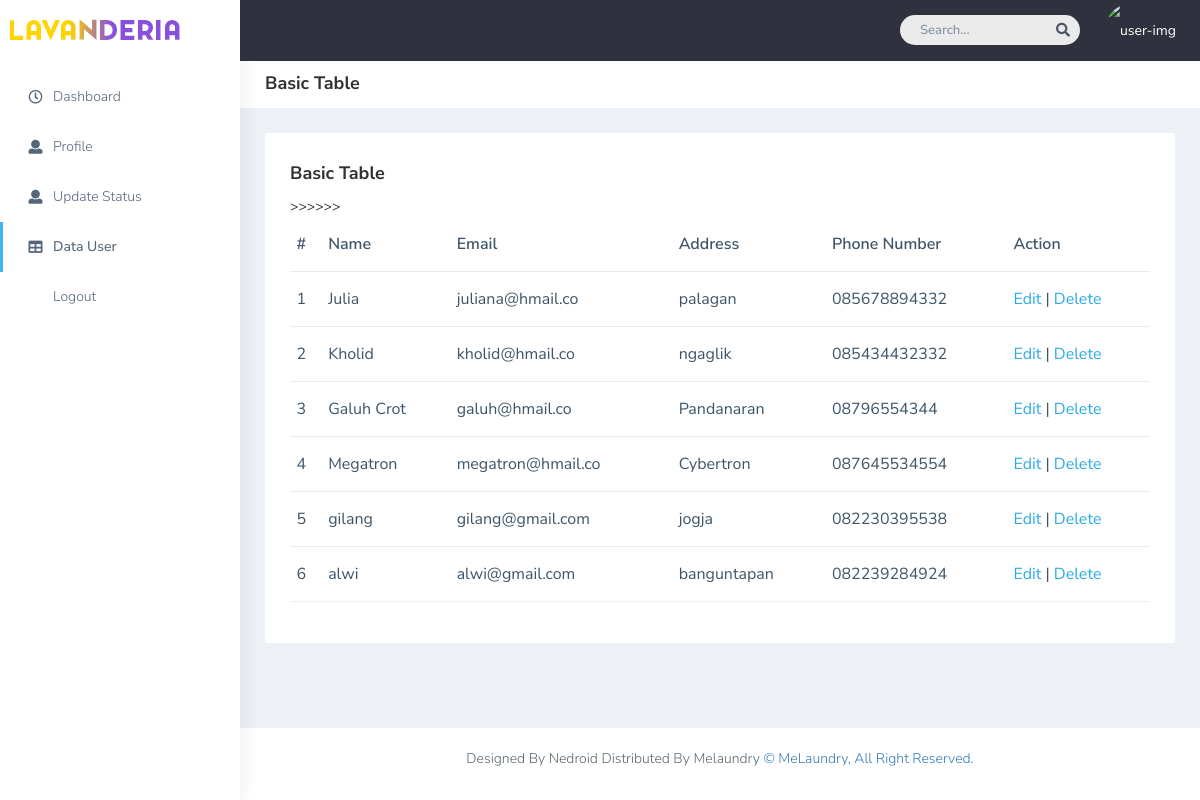
The app's page /adminn/basic-table.php with its own data.
### tables this page shows
CREATE TABLE `users` (
  `user_id` int(11) NOT NULL,
  `password` varchar(255) DEFAULT NULL,
  `email` varchar(255) DEFAULT NULL,
  `role` enum('admin','courier','customer') DEFAULT NULL,
  `name` varchar(255) DEFAULT NULL,
  `phn_num` varchar(20) DEFAULT NULL,
  `address` varchar(255) DEFAULT NULL,
  `image` varchar(200) NOT NULL
);

### adminn/basic-table.php (the view, shortened to what this page needs)
<?php
include '../koneksi.php';
?>
<!DOCTYPE html>
<html dir="ltr" lang="en">
  <head>
    <link href="css/style.min.css" rel="stylesheet" />
  </head>
  <body>
    <div
      id="main-wrapper"
      data-layout="vertical"
      data-navbarbg="skin5"
      data-sidebartype="full"
      data-sidebar-position="absolute"
      data-header-position="absolute"
      data-boxed-layout="full"
    >
      <header class="topbar" data-navbarbg="skin5">
        <nav class="navbar top-navbar navbar-expand-md navbar-dark">
          <div class="navbar-header" data-logobg="skin6">
            <a class="navbar-brand" href="../index.php">
              <b class="logo-icon">
                <img src="Logo.png" alt="homepage" />
              </b>
            </a>
          </div>
          <div
            class="navbar-collapse collapse"
            id="navbarSupportedContent"
            data-navbarbg="skin5"
          >
            <ul class="navbar-nav ms-auto d-flex align-items-center">
              <li class="in">
                <form role="search" class="app-search d-none d-md-block me-3">
                  <input
                    type="text"
                    placeholder="Search..."
                    class="form-control mt-0"
                  />
                  <a href="" class="active">
                    <i class="fa fa-search"></i>
                  </a>
                </form>
              </li>
              <li>
                <a class="profile-pic" href="#">
                <img
                src="../img/<?php echo $image; ?>"
                    alt="user-img"
                    width="38px"
                    height="38px"
                    class="img-circle"
                  /><span class="text-white font-medium"><?php echo $name; ?></span>
                  </a
                >
              </li>
            </ul>
          </div>
        </nav>
      </header>
      <aside class="left-sidebar" data-sidebarbg="skin6">
        <div class="scroll-sidebar">
          <nav class="sidebar-nav">
            <ul id="sidebarnav">
              <li class="sidebar-item pt-2">
                <a
                  class="sidebar-link waves-effect waves-dark sidebar-link"
                  href="dashboard.php"
                  aria-expanded="false"
                >
                  <i class="far fa-clock" aria-hidden="true"></i>
                  <span class="hide-menu">Dashboard</span>
                </a>
              </li>
              <li class="sidebar-item">
                <a
                  class="sidebar-link waves-effect waves-dark sidebar-link"
                  href="profile.php"
                  aria-expanded="false"
                >
                  <i class="fa fa-user" aria-hidden="true"></i>
                  <span class="hide-menu">Profile</span>
                </a>
              </li>
              <li class="sidebar-item">
                <a
                  class="sidebar-link waves-effect waves-dark sidebar-link"
                  href="update_status.php"
                  aria-expanded="false"
                >
                  <i class="fa fa-user" aria-hidden="true"></i>
                  <span class="hide-menu">Update Status</span>
                </a>
              </li>
              <li class="sidebar-item">
                <a
                  class="sidebar-link waves-effect waves-dark sidebar-link"
                  href="basic-table.php"
                  aria-expanded="false"
                >
                  <i class="fa fa-table" aria-hidden="true"></i>
                  <span class="hide-menu">Data User</span>
                </a>
              </li>
              <li class="sidebar-item">
                <a
                  class="sidebar-link waves-effect waves-dark sidebar-link"
                  href="../controller_logout.php"
                  aria-expanded="false"
                >
                  <span class="hide-menu">Logout</span>
                </a>
              </li>
            </ul>
          </nav>
        </div>
      </aside>
      <div class="page-wrapper">
        <div class="page-breadcrumb bg-white">
          <div class="row align-items-center">
            <div class="col-lg-3 col-md-4 col-sm-4 col-xs-12">
              <h4 class="page-title">Basic Table</h4>
            </div>
          </div>
        </div>
        <div class="container-fluid">
          <div class="row">
            <div class="col-sm-12">
              <div class="white-box">
                <h3 class="box-title">Basic Table</h3>
                <div class="table-responsive">
                  <table class="table text-nowrap">
                    <thead>
                      <tr>
                        <th class="border-top-0">#</th>
                        <th class="border-top-0">Name</th>
                        <th class="border-top-0">Email</th>
                        <th class="border-top-0">Address</th>
                        <th class="border-top-0">Phone Number</th>
                        <th class="border-top-0">Action</th>
                      </tr>
                    </thead>
                    <tbody>
                    <?php
                    $sql = "SELECT * from users";
                    $hasil = $koneksi->query($sql);
    if ($hasil->num_rows > 0) {
       while ($baris = $hasil->fetch_assoc()) {
                       $id = $baris['user_id'];
                       $name = $baris['name'];
                       $email =$baris['email'];
                       $address = $baris['address'];
                       $phone = $baris['phn_num'];
                       echo "<tr><td>$id</td>";
                       echo "<td>$name </td><td>$email</td><td> $address</td>><td>$phone</td><td> <a href='ubahdepartemen.php?id=$id'>Edit</a> | "; ?>
             <a href="hapususer.php?id=<?php echo $id; ?>" onClick="return confirm('Anda yakin akan mengapus data ini?');">Delete</a></td></tr>
                    </tbody>
                    <?php
       }
       echo "</table>";
    } else {
            echo "Data tidak ditemukan";
    }
?>
                </div>
              </div>
            </div>
          </div>
        </div>
        <footer class="footer text-center">
          Designed By Nedroid Distributed By Melaundry
          <a href="https://www.wrappixel.com/"
            >© MeLaundry, All Right Reserved.</a
          >
        </footer>
      </div>
    </div>
  </body>
</html>

### records on screen
users: user_id "1", name "Julia", email "juliana@hmail.co", address "palagan", phn_num "085678894332"
users: user_id "2", name "Kholid", email "kholid@hmail.co", address "ngaglik", phn_num "085434432332"
users: user_id "3", name "Galuh Crot", email "galuh@hmail.co", address "Pandanaran", phn_num "08796554344"
users: user_id "4", name "Megatron", email "megatron@hmail.co", address "Cybertron", phn_num "087645534554"
users: user_id "5", name "gilang", email "gilang@gmail.com", address "jogja", phn_num "082230395538"
users: user_id "6", name "alwi", email "alwi@gmail.com", address "banguntapan", phn_num "082239284924"
